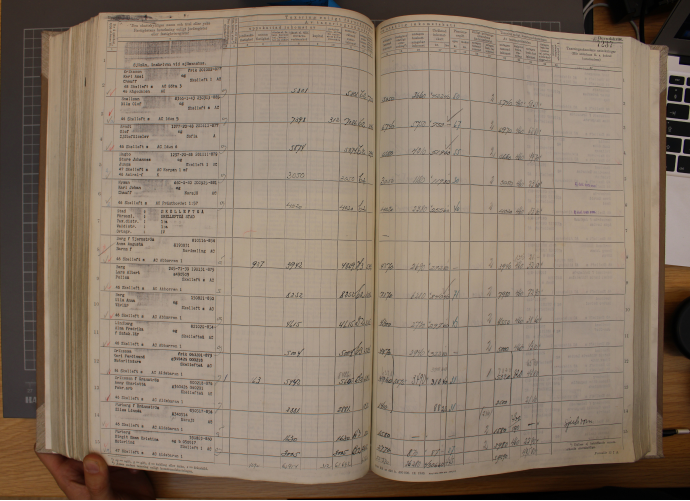
#> input picture IMG_1725.JPG, 1380 x 1001 px (shown at 1/2 size)
$ python -i shading_correction.py   (imports and definitions only)
#> lines starting #> are read from the running program, lines starting #| are printed output that depends on the picture; long printed decimals are rounded
### basics.py

from matplotlib import pyplot as plt
import cv2
import numpy as np
from skimage.io import imread

## Help classes ##

class ImageHelper:
    def __init__(self):
        self.id = 0

    # Avoid using arrays of images unless specific reasons require this
    # [4 lines left out: function set_img_array, not called in this run]

    def get_img_generator(self, name, img_format, n_img):
        for i in range(n_img):
            yield cv2.imread(name + str(i+20) + img_format)

    def get_subimg_generator(self, name, img_format, n_img):
        for i in range(n_img):
            yield cv2.imread(name + str(i) + img_format)

    def get_img_array(self, n_img):
        return self.img_array

    def get_img(self, name):
        return cv2.imread(name)

def write_img(name, img):
    status = cv2.imwrite(name, img)
    return status

# [51 lines left out: functions open_file, show_img, preprocessing, pyramid, not called in this run]

def resize(img, dim):
    return cv2.resize(img, dim, interpolation=cv2.INTER_CUBIC)

class ContourHelper:
    def __init__(self, arr):
        self.array = arr

    def array_gen(self):
        for i in range(len(self.array)):
            yield self.array[i]


# [22 lines left out: function gen_grid, not called in this run]

### shading_correction.py
import cv2
import numpy as np
import scipy.signal as scp_signal
from basics import resize, show_img

## A Python rewrite of shaCorr.m authored by Anders Hast
# This code follows the license in the original implementation
# Python rewrite by: Olle Dahlstedt 2021-03-04

######### Copyright and permission notice: ##########
##  Copyright (c) 2011-2019 Anders Hast
##  Uppsala University
##  http://www.cb.uu.se/~aht
##
##
## Permission is hereby granted, free of charge, to any person obtaining a copy
## of this software and associated documentation files (the "Software"), to deal
## in the Software without restriction, subject to the following conditions:
##
## The above copyright notice and this permission notice shall be included in
## all copies or substantial portions of the Software.
##
## The Software is provided "as is", without warranty of any kind.

def shaCorr(inp_img, edge_preserving = False, f = 0.5, bright = 0.5, dark = 2.0, d = 6 , iter = 5, contrast = 2, corr = 0, pfact = 0, msize=100):
    resized = None
    if len(inp_img.shape) > 2:
        final = cv2.cvtColor(inp_img, cv2.COLOR_BGR2HSV)
        if edge_preserving:
            cols, rows, _channels = map(int, inp_img.shape)
            img = final
            placeholder = img[:,:,2]
        else:
            cols, rows, _channels = map(int, inp_img.shape)
            img = final[:,:,2]
            placeholder = img
    else:
        cols, rows = map(int, inp_img.shape)
        img = inp_img


    ## We should convolve the kernel with our chosen window size

    # Lowpass filter setup
    N, sigma, Sret = mask([cols, rows], msize)
    print(sigma)
    S = Sret
    krn = np.ones(S)
    div2 = cv2.GaussianBlur(krn, krn.shape, sigma)

    if f > 0:
        # Highpass filter setup
        N, sigma, _ = mask(np.ceil(N * f), 0)
        print(sigma)
        div1 = cv2.GaussianBlur(krn, krn.shape, sigma)

    k = 0
    while k < iter:

        if f>0:
            imq = resize(img, (krn.shape[1], krn.shape[0]))
            # Compute the bandpass filter, highpass -> lowpass
            p1 = cv2.GaussianBlur(imq, krn.shape, sigma) / div1
            # print(p1)
            p2 = cv2.GaussianBlur(imq, krn.shape, sigma) / div2

            im2 = p2 - p1
            q = resize(im2, (img.shape[1], img.shape[0]))

            q[q < 0] *= bright
            q[q > 0] *= dark
            img = img + q


            N, sigma, _ = mask(np.ceil(np.max(S) / d), 0)
            div = cv2.GaussianBlur(krn, krn.shape, sigma)
            resized = resize(img, (krn.shape[1], krn.shape[0]))
            p = cv2.GaussianBlur(resized, krn.shape, sigma) / div

        try:
            assert resized is not None
            if len(resized.shape) > 2:
                resized = resized[:,:,2]
        except AssertionError:
            # Only lowpass filtering
            resized = resize(img, (krn.shape[1], krn.shape[0]))
            p = cv2.GaussianBlur(resized, krn.shape, sigma) / div2
        pm = np.mean(np.mean(p))
        # s = abs(h(x,y) - mu_I(x,y))
        s = np.abs(resized-p)
        ky, kx = s.shape[0]//2, s.shape[1]//2
        ky += 1 if ky % 2 == 0 else 0
        kx += 1 if kx % 2 == 0 else 0
        w = cv2.GaussianBlur(s, (int(ky), int(kx)), sigma)
        if corr > 0:
            wb = resize(w, (rows, cols))
        pb = resize(p, (rows, cols))
        placeholder = placeholder - pb

        mm = np.mean(np.mean(w))
        if corr > 1:
            wb[wb > mm] = mm

        if corr > 2:
            wb[wb < mm * pfact] = mm * pfact

        if corr > 0:
            wb = (wb - mm) * contrast + mm
            placeholder = mm * (placeholder / (wb))

        placeholder = placeholder + pm
        if edge_preserving:
            img[:,:,2] = placeholder
        else:
            img = placeholder
        if d > 1:
            d = d / 2

        k += 1

    if len(inp_img.shape) > 2:
        if edge_preserving:
            final = img
            print(final.shape)
            return cv2.cvtColor(final, cv2.COLOR_HSV2BGR)
        else:
            final[:,:,2] = img
            return cv2.cvtColor(final, cv2.COLOR_HSV2BGR)
    else:
        return img


def mask(So, sz):
    if sz != 0:
        scale = min(So) / sz
        S = np.ceil(np.divide(So, scale)).astype(np.uint8)
        N = np.ceil(max(S))
        S[0] += 1 if S[0] % 2 == 0 else 0
        S[1] += 1 if S[1] % 2 == 0 else 0
        N += 1 if N % 2 == 0 else 0

    else:
        N = So
        S = 0


    sigma = N / 6

    return N, sigma, S

>>> import cv2
>>> picture = cv2.imread('IMG_1725.JPG')
#> picture is the input picture: shape (1001, 1380, 3); mean B, G, R 105.4, 121.3, 137.7
>>> result = shaCorr(picture)
#> in shaCorr, `final = cv2.cvtColor(inp_img, cv2.COLOR_BGR2HSV)`: final: shape (1001, 1380, 3); mean H, S, V 17, 65.7, 137.8
#| 23.167
#> in shaCorr, `div2 = cv2.GaussianBlur(krn, krn.shape, sigma)`: krn: shape (101, 139) float64; every value is 1
#| 11.667
#> the loop in shaCorr, `while k < iter: ` made 5 passes
#> (pm, mm) on passes 1 to 5: (138, 15.23), (137.9, 14.6), (137.9, 14.52), (137.9, 14.5), (137.9, 14.5)
#> pass 1, in shaCorr, `p1 = cv2.GaussianBlur(imq, krn.shape, sigma) / div1`:
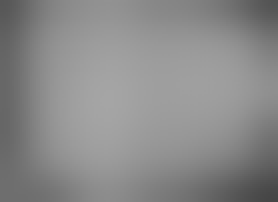
#> p1: shape (101, 139) float64 (shown 2 times larger); min 70, max 166, mean 138.5
#> pass 1, in shaCorr, `im2 = p2 - p1`:
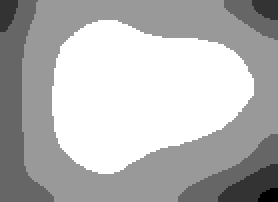
#> im2: shape (101, 139) float64 (shown 2 times larger); min 4.26e-14, max 1.14e-13, mean 9.31e-14; drawn with min black and max white
#> after the loop in shaCorr, `while k < iter:`: im2: shape (101, 139) float64; every value is 8.53e-14
#> after the loop in shaCorr, `while k < iter:`:
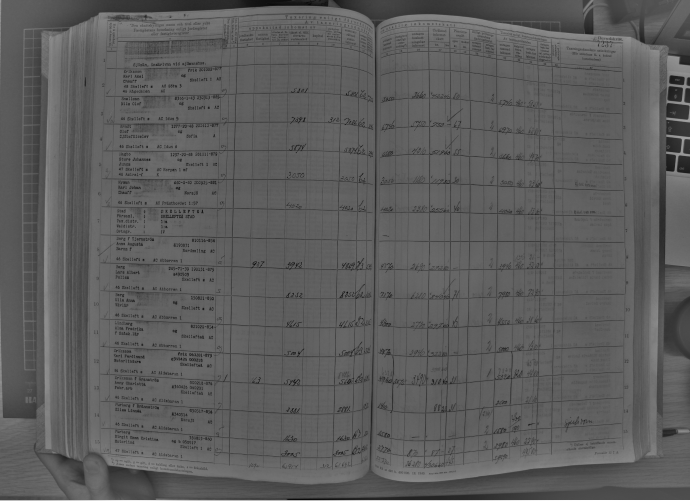
#> img: shape (1001, 1380) float64 (shown at 1/2 size); min 4.69, max 369.1, mean 137.8; drawn with min black and max white
#> after the loop in shaCorr, `while k < iter:`:
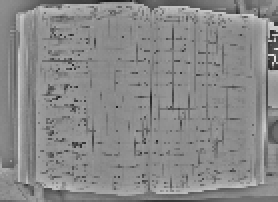
#> imq: shape (101, 139) float64 (shown 2 times larger); min 28, max 234.9, mean 137.5
#> after the loop in shaCorr, `while k < iter:`: q: shape (1001, 1380) float64; every value is 1.71e-13
#> after the loop in shaCorr, `while k < iter:`:
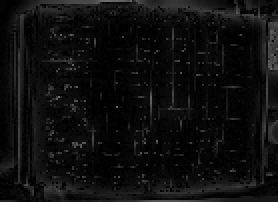
#> s: shape (101, 139) float64 (shown 2 times larger); min 0.00143, max 110, mean 14.8
#> after the loop in shaCorr, `while k < iter:`:
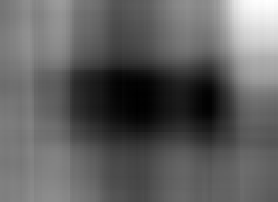
#> w: shape (101, 139) float64 (shown 2 times larger); min 8.81, max 23.91, mean 14.5; drawn with min black and max white
#> after the loop in shaCorr, `while k < iter:`: d = 0.75; k = 5
#> in shaCorr, `final[:,:,2] = img`: final: shape (1001, 1380, 3); mean H, S, V 17, 65.7, 137.1
#> in shaCorr, `return cv2.cvtColor(final, cv2.COLOR_HSV2BGR)`:
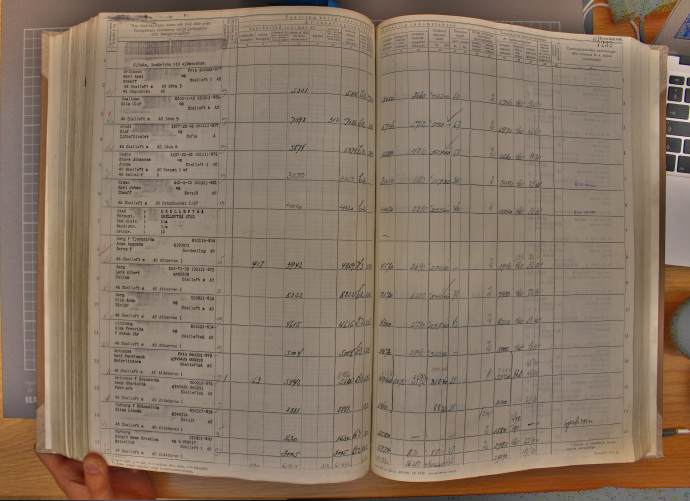
#> returned value: shape (1001, 1380, 3) (shown at 1/2 size); mean B, G, R 101.9, 118.5, 136.9
